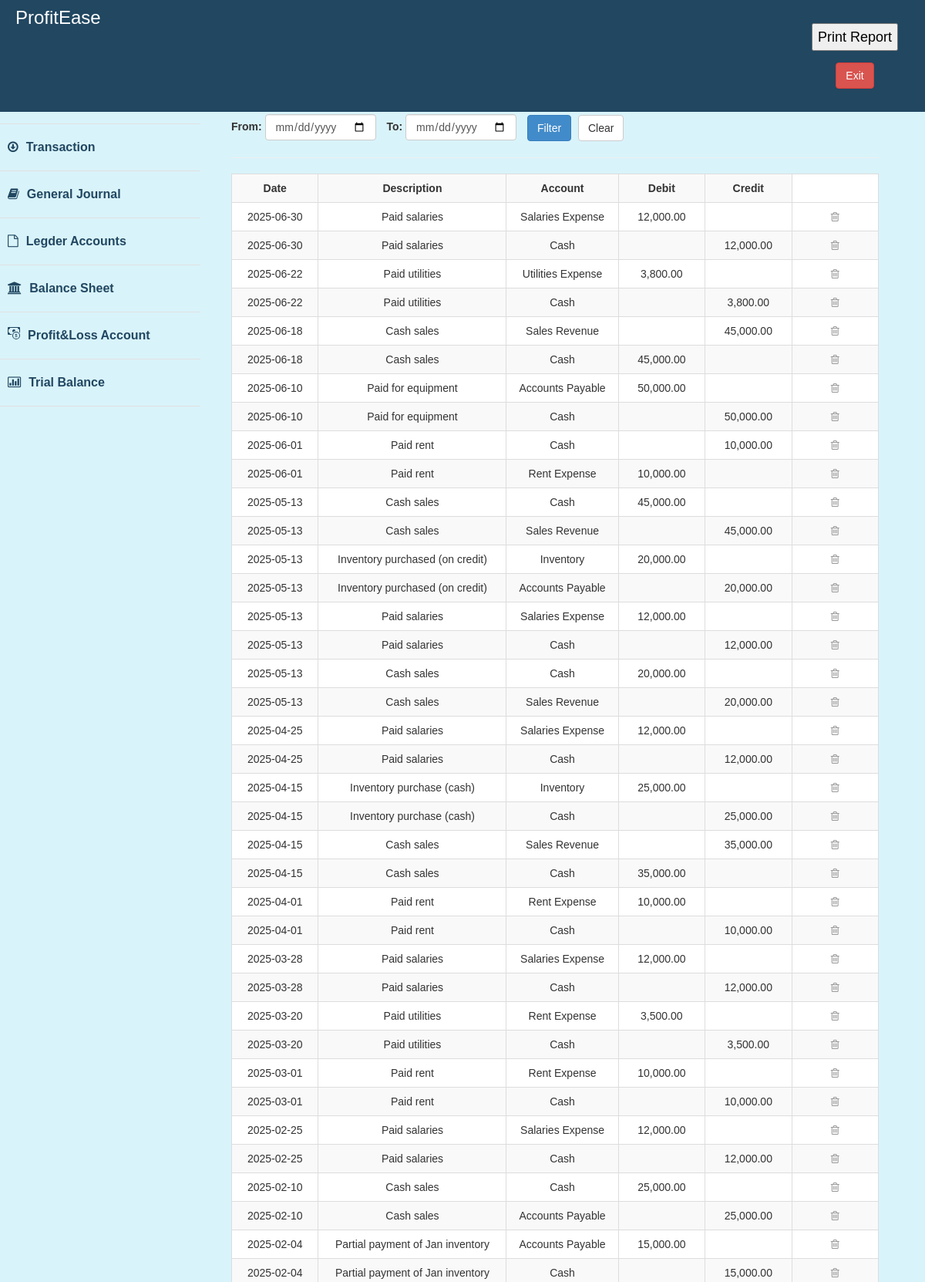
The page /com/journal.php (upper part) on the database its author committed.
### tables this page shows
CREATE TABLE `journalentries` (
  `entry_id` int(11) NOT NULL,
  `transaction_id` int(11) NOT NULL,
  `account_id` int(11) NOT NULL,
  `debit_amount` decimal(10,2) DEFAULT NULL,
  `credit_amount` decimal(10,2) DEFAULT NULL,
  `description` text DEFAULT NULL,
  `user_id` int(11) DEFAULT NULL
);

CREATE TABLE `transactions` (
  `transaction_id` int(11) NOT NULL,
  `transaction_date` date NOT NULL,
  `description` text DEFAULT NULL,
  `user_id` int(11) DEFAULT NULL
);

CREATE TABLE `accounts` (
  `account_id` int(11) NOT NULL,
  `account_name` varchar(255) NOT NULL,
  `account_type` enum('asset','expense','equity','liability','income') NOT NULL,
  `user_id` int(11) DEFAULT NULL
);

### com/journal.php (the view, shortened to what this page needs)
<!DOCTYPE html>
<html xmlns="http://www.w3.org/1999/xhtml">
<head>
    <link href="assets/css/bootstrap.css" rel="stylesheet" />
    <link href="assets/css/font-awesome.css" rel="stylesheet" />
    <link href="assets/css/custom.css" rel="stylesheet" />
</head>
<body>
      <?php include '../com/includes/navheader.php';
        include '../com/includes/navtop.php';
    ?>
        <div id="page-wrapper" class="content">
            <div id="page-inner">
                <div class="row">
                    <div class="col-md-12">
                     <h2>GENERAL JOURNAL</h2>
                    </div>
                </div>
                <form method="get" action="" class="form-inline" style="margin-bottom: 20px;">
                    <div class="form-group">
                        <label for="start_date">From:</label>
                        <input type="date" id="start_date" name="start_date" class="form-control"
                               value="<?php echo isset($_GET['start_date']) ? $_GET['start_date'] : ''; ?>" style="margin-right: 10px;">
                    </div>
                    <div class="form-group">
                        <label for="end_date">To:</label>
                        <input type="date" id="end_date" name="end_date" class="form-control"
                               value="<?php echo isset($_GET['end_date']) ? $_GET['end_date'] : ''; ?>" style="margin-right: 10px;">
                    </div>
                    <button type="submit" class="btn btn-primary" style="margin-right: 5px;">Filter</button>
                    <button type="button" onclick="window.location.href='?'" class="btn btn-default">Clear</button>
                </form>
                <hr />
                <div>
                    <?php
                    require_once 'connection.php';
                    $filterCondition = '';
                    $sql = "SELECT
                            j.entry_id,
                            t.transaction_id, t.transaction_date, j.description,
                            j.account_id, j.debit_amount, j.credit_amount, a.account_name
                            FROM transactions t
                            INNER JOIN journalEntries j ON t.transaction_id = j.transaction_id
                            INNER JOIN accounts a ON j.account_id = a.account_id
                            $filterCondition
                            ORDER BY t.transaction_date DESC, t.transaction_id DESC";
                    $result = $conn->query($sql);
                    if ($result->num_rows > 0) {
                        echo '<table class="table table-striped table-bordered table-hover">';
                        echo '<tr><th>Date</th><th>Description</th><th>Account</th><th>Debit</th><th>Credit</th></tr>';
                        while ($row = $result->fetch_assoc()) {
    echo '<tr>';
    echo '<td>' . htmlspecialchars($row['transaction_date']) . '</td>';
    echo '<td>' . htmlspecialchars($row['description']) . '</td>';
    echo '<td>' . htmlspecialchars($row['account_name']) . '</td>';
    echo '<td>' . ($row['debit_amount'] != "0.00" ? number_format($row['debit_amount'], 2) : '') . '</td>';
    echo '<td>' . ($row['credit_amount'] != "0.00" ? number_format($row['credit_amount'], 2) : '') . '</td>';
    echo '<td><a href="delete_journal.php?id=' . $row['entry_id'] . '" onclick="return confirm(\'Are you sure?\');">
              <i class="fa fa-trash-o" style="font-weight: 100; font-size: 14px; color: #999;"></i>
          </a></td>';
    echo '</tr>';
}
                        echo '</table>';
                    } else {
                        echo '<div class="alert alert-warning">No journal entries found';
                        if (isset($filterCondition)) {
                            echo ' for the selected date range';
                        }
                        echo '.</div>';
                    }
                    ?>
                </div>
            </div>
            </div>
</html>

### com/assets/css/custom.css (style rules this page uses)
body { font-family: 'Open Sans', sans-serif; line-height:30px; background-color: #d9f3fa; }
#page-wrapper { padding: 15px 15px; min-height: 600px; background: #d9f3fa; }
#page-inner { width:100%; margin:10px 20px 10px 0px; background: #d9f3fa!important; padding:10px; min-height:1050px; }
@media (min-width:768px) { #page-wrapper { margin: 0 0 0 260px; padding: 15px 30px; min-height: 1050px; } }

### com/assets/css/createnewstyle.css (style rules this page uses)
body { margin: 0; font-family: Arial, sans-serif; }
.content { display: flex; flex: 1; }
table { border-collapse: collapse; width: 100%; background-color: white; }
th, td { border: 1px solid #999; padding: 10px; min-width: 100px; text-align: center; }

### rows shown on the page
journalentries: transaction.transaction_date "2025-06-30", description "Paid salaries", account.account_name "Salaries Expense", debit_amount "12,000.00"
journalentries: transaction.transaction_date "2025-06-30", description "Paid salaries", account.account_name "Cash", credit_amount "12,000.00"
journalentries: transaction.transaction_date "2025-06-22", description "Paid utilities", account.account_name "Utilities Expense", debit_amount "3,800.00"
journalentries: transaction.transaction_date "2025-06-22", description "Paid utilities", account.account_name "Cash", credit_amount "3,800.00"
journalentries: transaction.transaction_date "2025-06-18", description "Cash sales", account.account_name "Sales Revenue", credit_amount "45,000.00"
journalentries: transaction.transaction_date "2025-06-18", description "Cash sales", account.account_name "Cash", debit_amount "45,000.00"
journalentries: transaction.transaction_date "2025-06-10", description "Paid for equipment", account.account_name "Accounts Payable", debit_amount "50,000.00"
journalentries: transaction.transaction_date "2025-06-10", description "Paid for equipment", account.account_name "Cash", credit_amount "50,000.00"
journalentries: transaction.transaction_date "2025-06-01", description "Paid rent", account.account_name "Cash", credit_amount "10,000.00"
journalentries: transaction.transaction_date "2025-06-01", description "Paid rent", account.account_name "Rent Expense", debit_amount "10,000.00"
journalentries: transaction.transaction_date "2025-05-13", description "Cash sales", account.account_name "Cash", debit_amount "45,000.00"
journalentries: transaction.transaction_date "2025-05-13", description "Cash sales", account.account_name "Sales Revenue", credit_amount "45,000.00"
journalentries: transaction.transaction_date "2025-05-13", description "Inventory purchased (on credit)", account.account_name "Inventory", debit_amount "20,000.00"
journalentries: transaction.transaction_date "2025-05-13", description "Inventory purchased (on credit)", account.account_name "Accounts Payable", credit_amount "20,000.00"
journalentries: transaction.transaction_date "2025-05-13", description "Paid salaries", account.account_name "Salaries Expense", debit_amount "12,000.00"
journalentries: transaction.transaction_date "2025-05-13", description "Paid salaries", account.account_name "Cash", credit_amount "12,000.00"
journalentries: transaction.transaction_date "2025-05-13", description "Cash sales", account.account_name "Cash", debit_amount "20,000.00"
journalentries: transaction.transaction_date "2025-05-13", description "Cash sales", account.account_name "Sales Revenue", credit_amount "20,000.00"
journalentries: transaction.transaction_date "2025-04-25", description "Paid salaries", account.account_name "Salaries Expense", debit_amount "12,000.00"
journalentries: transaction.transaction_date "2025-04-25", description "Paid salaries", account.account_name "Cash", credit_amount "12,000.00"
journalentries: transaction.transaction_date "2025-04-15", description "Inventory purchase (cash)", account.account_name "Inventory", debit_amount "25,000.00"
journalentries: transaction.transaction_date "2025-04-15", description "Inventory purchase (cash)", account.account_name "Cash", credit_amount "25,000.00"
journalentries: transaction.transaction_date "2025-04-15", description "Cash sales", account.account_name "Sales Revenue", credit_amount "35,000.00"
journalentries: transaction.transaction_date "2025-04-15", description "Cash sales", account.account_name "Cash", debit_amount "35,000.00"
journalentries: transaction.transaction_date "2025-04-01", description "Paid rent", account.account_name "Rent Expense", debit_amount "10,000.00"
journalentries: transaction.transaction_date "2025-04-01", description "Paid rent", account.account_name "Cash", credit_amount "10,000.00"
journalentries: transaction.transaction_date "2025-03-28", description "Paid salaries", account.account_name "Salaries Expense", debit_amount "12,000.00"
journalentries: transaction.transaction_date "2025-03-28", description "Paid salaries", account.account_name "Cash", credit_amount "12,000.00"
journalentries: transaction.transaction_date "2025-03-20", description "Paid utilities", account.account_name "Rent Expense", debit_amount "3,500.00"
journalentries: transaction.transaction_date "2025-03-20", description "Paid utilities", account.account_name "Cash", credit_amount "3,500.00"
journalentries: transaction.transaction_date "2025-03-01", description "Paid rent", account.account_name "Rent Expense", debit_amount "10,000.00"
journalentries: transaction.transaction_date "2025-03-01", description "Paid rent", account.account_name "Cash", credit_amount "10,000.00"
journalentries: transaction.transaction_date "2025-02-25", description "Paid salaries", account.account_name "Salaries Expense", debit_amount "12,000.00"
journalentries: transaction.transaction_date "2025-02-25", description "Paid salaries", account.account_name "Cash", credit_amount "12,000.00"
journalentries: transaction.transaction_date "2025-02-10", description "Cash sales", account.account_name "Cash", debit_amount "25,000.00"
journalentries: transaction.transaction_date "2025-02-10", description "Cash sales", account.account_name "Accounts Payable", credit_amount "25,000.00"
journalentries: transaction.transaction_date "2025-02-04", description "Partial payment of Jan inventory", account.account_name "Accounts Payable", debit_amount "15,000.00"
journalentries: transaction.transaction_date "2025-02-04", description "Partial payment of Jan inventory", account.account_name "Cash", credit_amount "15,000.00"
